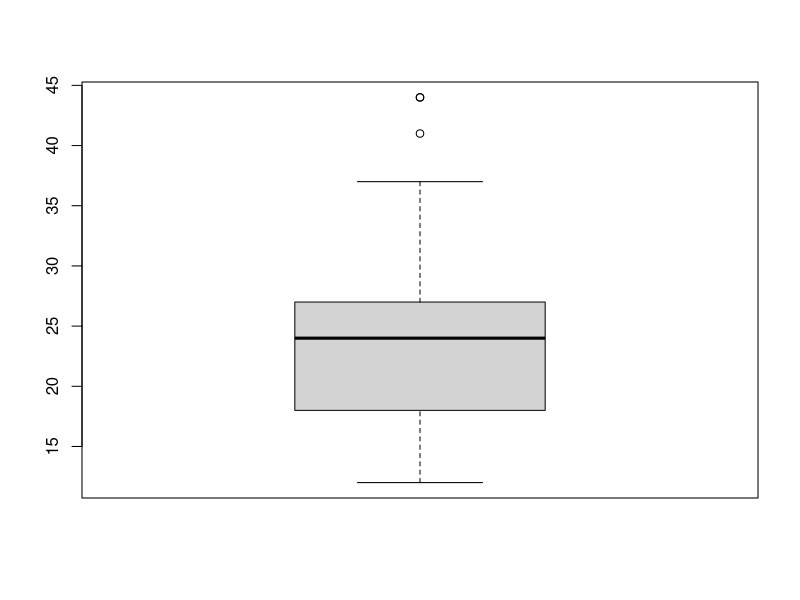
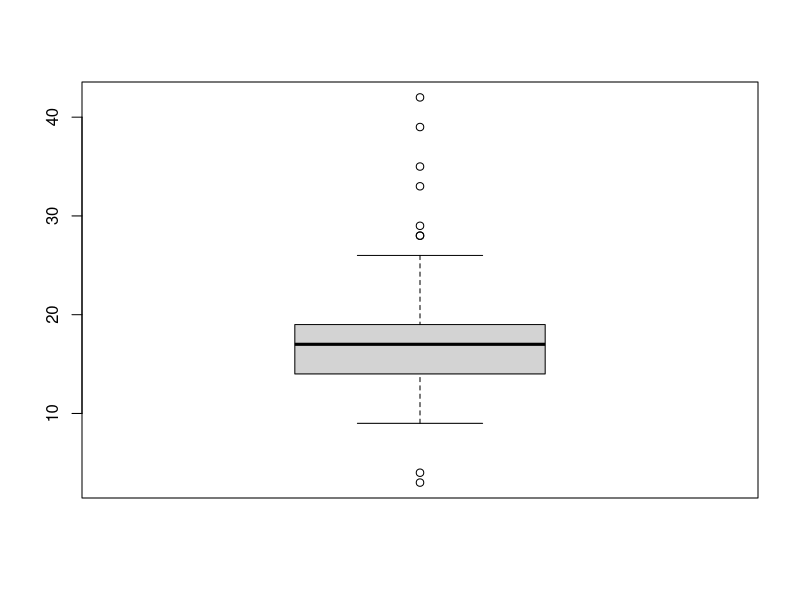
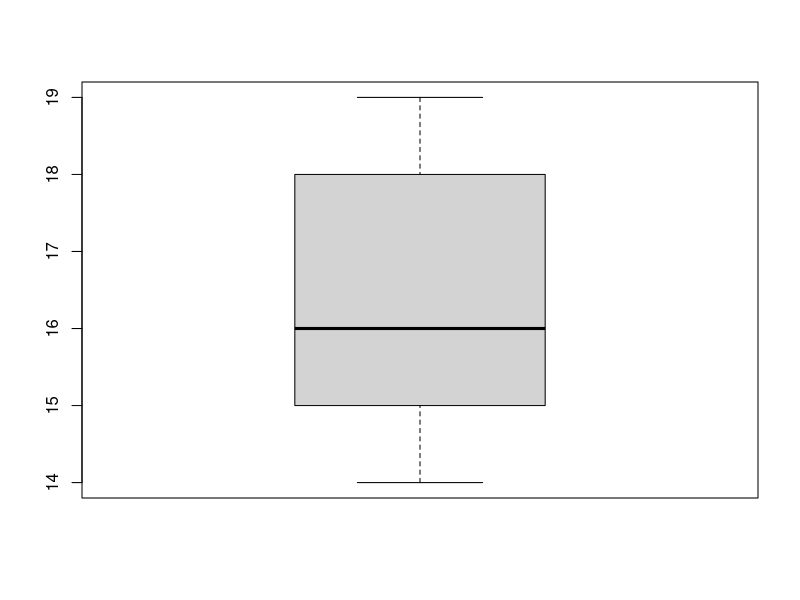

These charts were generated, in order, by the following R code:
#이상치 정제하기 
library(dplyr)
library(ggplot2)

#이상치 제거하기 
outlier <- data.frame(factor=c(1,2,1,3,2,1),
                      score=c(5,4,3,4,2,6))
outlier
table(outlier$factor) #sex에 3이 있음
table(outlier$score) #score에 이상치 6이 있음
#결측처리 
outlier$factor <- ifelse(outlier$factor == 3, NA, outlier$factor)
outlier$score <- ifelse(outlier$score == 6, NA, outlier$score)
#켤측치 제외 후 factor에 따른 score평균
outlier %>% 
    filter(!is.na(factor)&!is.na(score)) %>% 
    group_by(factor) %>% 
    summarise(m_score = mean(score))

#극단적인 이상치 제거
"
상자그림을 이용하여 극단적인 이상치를 제거한다. 상자그림은 사분위수로 나뉘는데 
1사분위(1Quarter)는 하위 25%, 
2사분위(2Quarter)는 평균(일반적으로 그냥 평균이라고 함), 
3사분위(3Quarter)는 하위 75%값이다.
"
mpg_a <- as.data.frame(ggplot2::mpg)
boxplot(mpg_a$hwy)$stats #12~37을 벗어나면 결측치이다 
mpg_a$hwy <- ifelse(mpg_a$hwy<12|mpg_a$hwy>37, NA, mpg_a$hwy) #boxplot에서 얻은 정보를 토대로 결측처리
table(is.na(mpg_a$hwy)) 
mpg_a %>% 
    group_by(drv) %>% 
    summarise(m_hwy=mean(hwy, na.rm = T))

#혼자 해보기 
mpg_b <- as.data.frame(ggplot2::mpg)
mpg_b[c(10,14,58,93),"drv"] <- "NA"
mpg_b[c(29,43,129,203),"cty"] <- c(3,4,39,42)

#Q1
table(mpg_b$drv) 
mpg_b$drv<- ifelse(mpg_b$drv %in% c("4","f","r"), mpg_b$drv, NA)
table(mpg_b$drv)

#Q2
boxplot(mpg_b$cty)
summary(mpg_b$cty)
mpg_b$cty <- ifelse(mpg_b$cty<14 | mpg_b$cty>19, NA, mpg_b$cty)
boxplot(mpg_b$cty)

#Q3
mpg_b %>%  
    filter(!is.na(cty) & !is.na(drv)) %>% 
    group_by(drv) %>% 
    summarise(m_cty=mean(cty))
